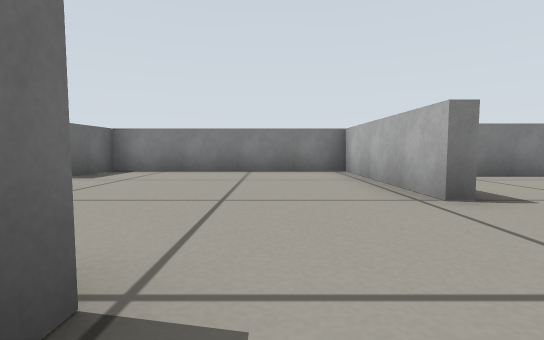
View 1 (above)

24 first-person views from a walk through a world built for the Gazebo simulator. The camera is 0.26 m above the floor, tilts 4° down and sees 85° across. The floor is counted in squares, 0.5 m on a side. Each view is taken from the middle of a square. On the plan, view 1 faces up. The plan holds only what a view shows up to about 9 squares ahead; the rest is blank.

View 2
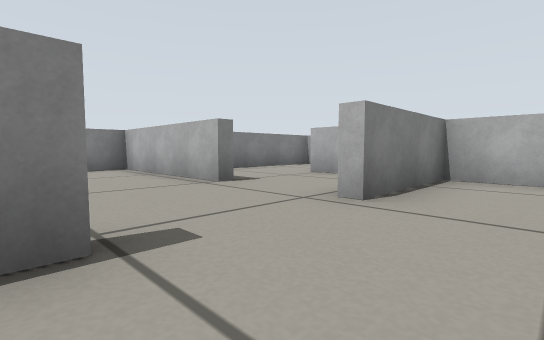

View 3
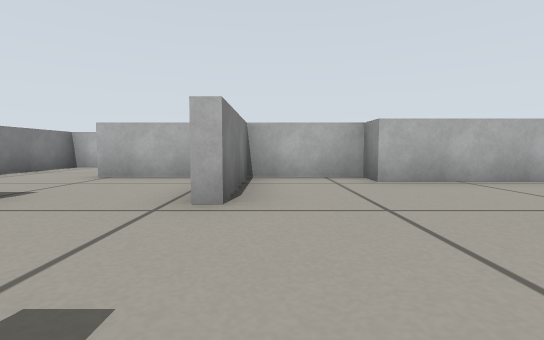

View 4
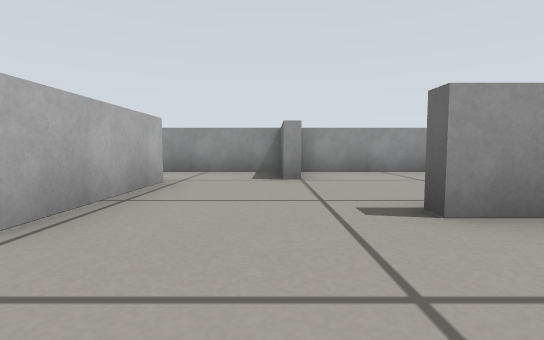

View 5
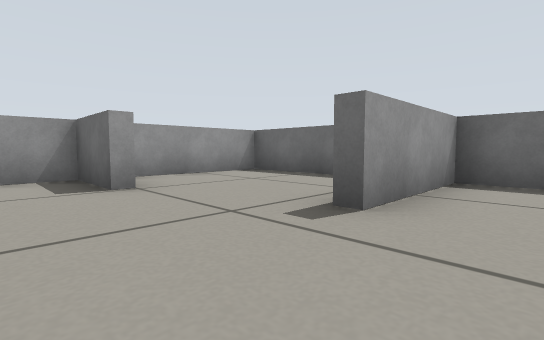

View 6
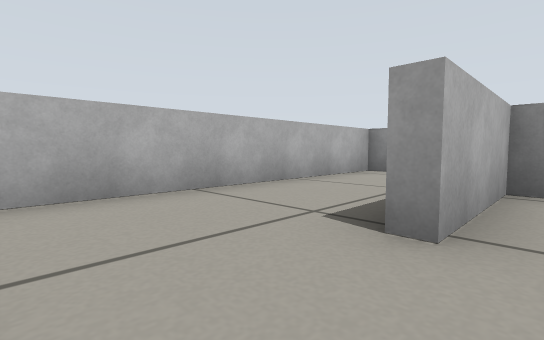

View 7
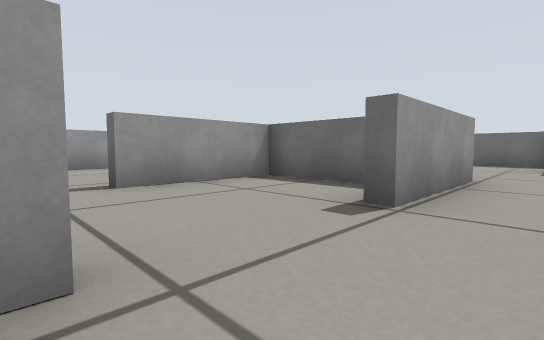

View 8
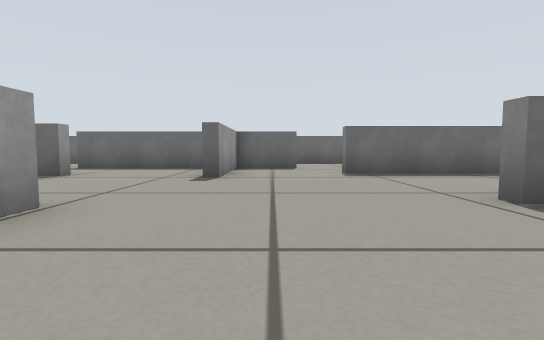

View 9
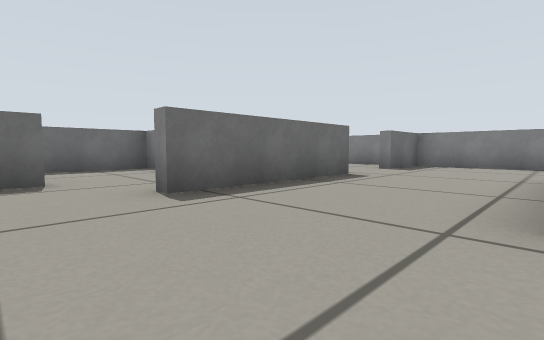

View 10
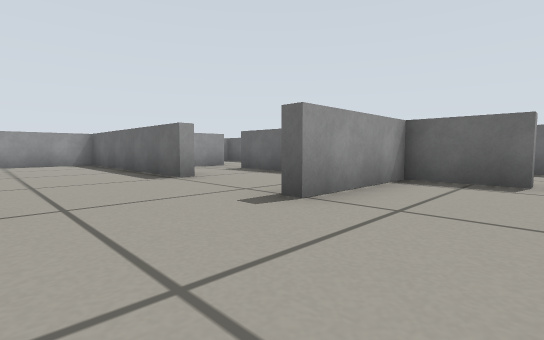

View 11
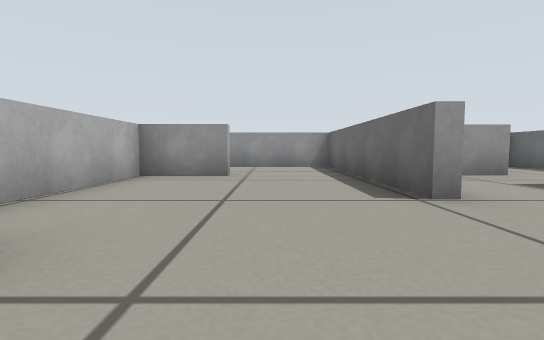

View 12
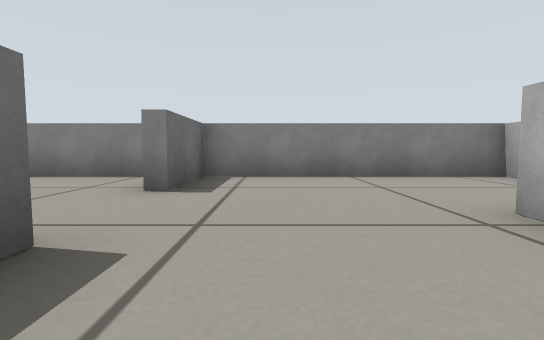

View 13
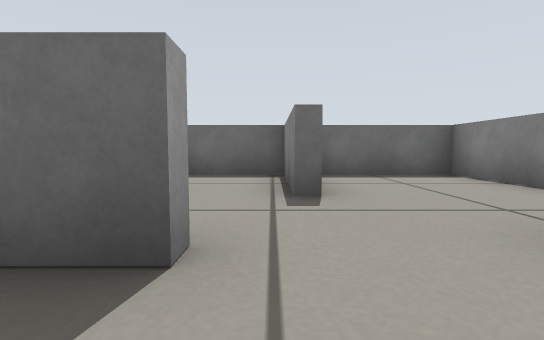

View 14
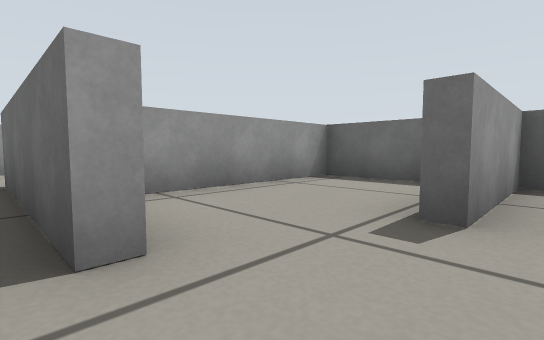

View 15
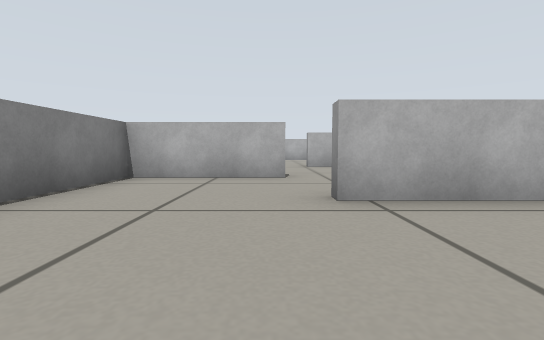

View 16
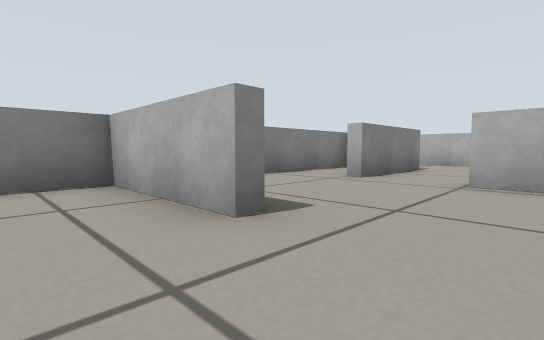

View 17
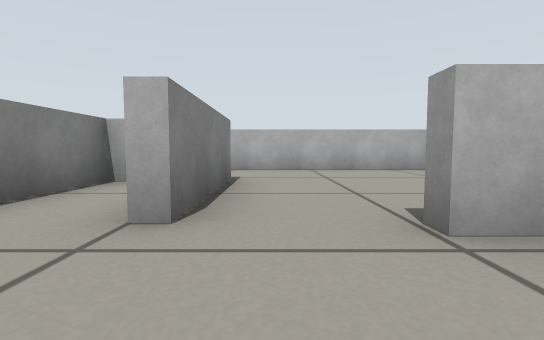

View 18
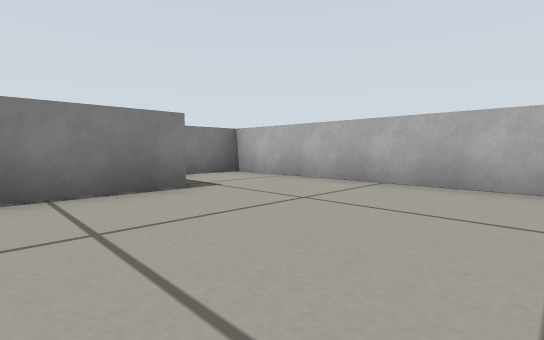

View 19
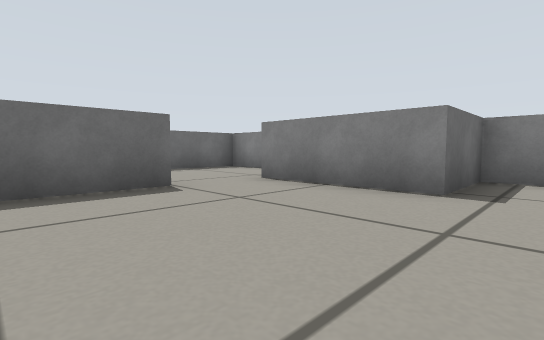

View 20
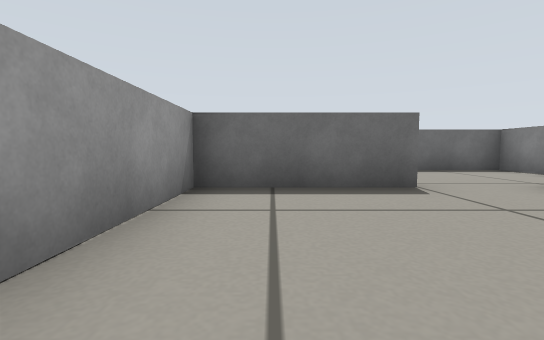

View 21
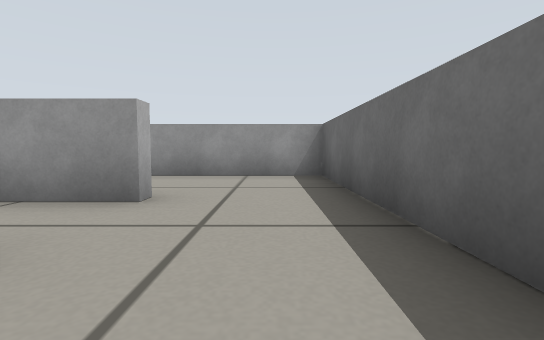

View 22
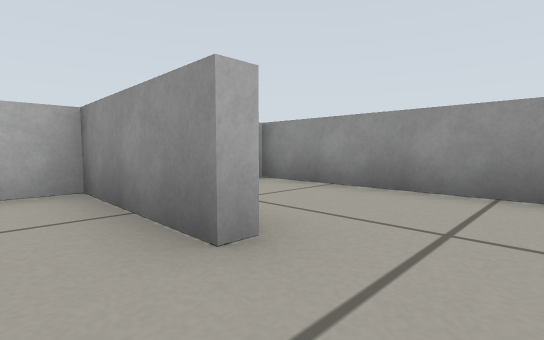

View 23
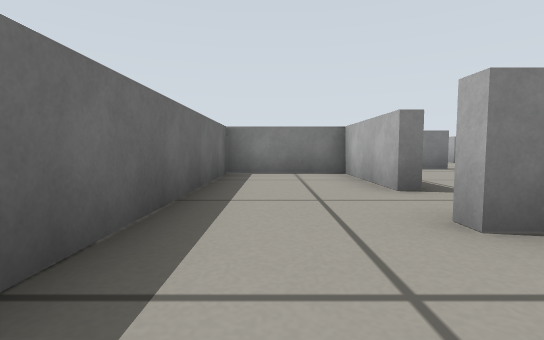

View 24
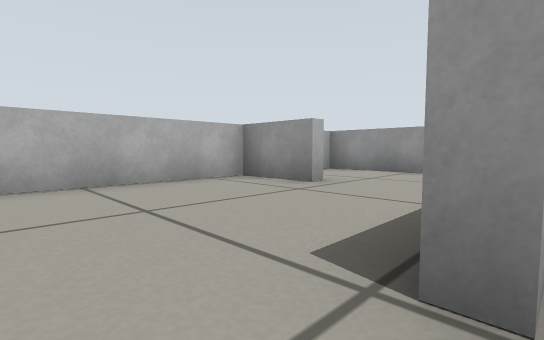

### Floor plan
Key: @ floor where view 1 was taken; # wall or solid block; . floor.
Columns run from 12 left of view 1 to 8 right of it. Each row starts with its distance up from view 1.
 13 #####################
 12 #....#.....#.....#..#
 11 #....#.....#...###..#
 10 #..........#........#
  9 ###.....#...........#
  8 #....#..#.....#.....#
  7 #....#..#######.....#
  6 ######..#.....#######
  5 #....#........#.....#
  4 #.............#.....#
  3    #..........#..#..#
  2    ###...........#..#
  1    #.....###..####..#
  0 ####......#.@....#..#
 -1 #..#......#......# .#
 -2 #..#.#....###...#####
 -3 #....#....#.....#
 -4 #..###..###.....#
 -5 #....#....#......
 -6 #....#....#...#..
 -7 ##################

Positions as (right, up) in squares from view 1, and headings:
1: (0, 0), facing up
2: (-1, -1), facing up-right
3: (-1, 0), facing right
4: (2, 0), facing down
5: (3, -1), facing down-left
6: (4, 5), facing down-right
7: (2, 2), facing down-left
8: (-1, 3), facing left
9: (-4, 3), facing up-left
10: (-4, 4), facing down-left
11: (-5, 2), facing down
12: (-6, 7), facing up
13: (-6, 9), facing left
14: (-7, 10), facing down-left
15: (-7, 10), facing right
16: (-3, 8), facing up-right
17: (0, 10), facing right
18: (3, 7), facing up-right
19: (6, 7), facing up-left
20: (6, 7), facing left
21: (-11, -1), facing down
22: (-11, -3), facing down-right
23: (-11, -6), facing up
24: (-7, 0), facing down-right
